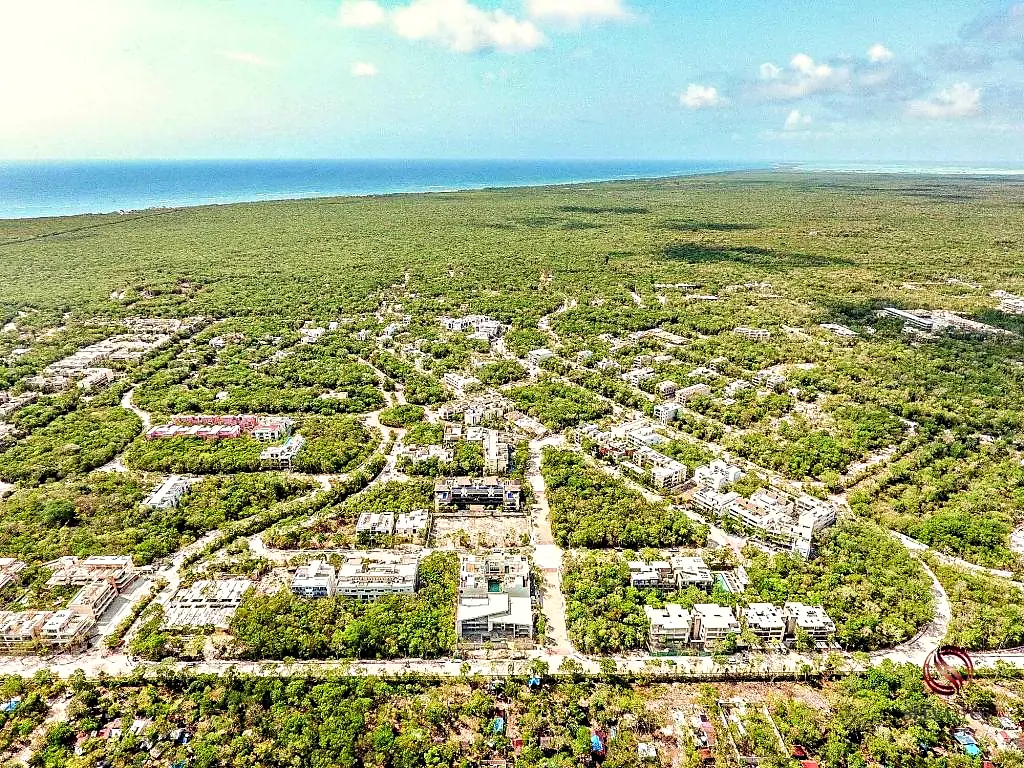
#> input picture assets/aldea-zama.webp, 1024 x 768 px, given in place of ., which was not available
$ python -i images.py   (imports and definitions only)
#> lines starting #> are read from the running program, lines starting #| are printed output that depends on the picture; pictures that were not available may be replaced by others from this repository, and a replacement may not be noted
#!/usr/bin/env python3
"""Regenerate derived images (requires Python 3 + Pillow: `pip install pillow`).

  python3 scripts/images.py sketches "#e5d0b5"
      Composite the transparent sketches (assets/sketch-*.webp) onto the arch colour, with
      firmer lines and livelier washes -> assets/sketch-*-stone.webp. Pass the value of
      --color-stone from src/input.css whenever that colour changes.

  python3 scripts/images.py glow assets/new-project.webp [...]
      Tiny pre-blurred thumbnail for the ambient light behind a project photo
      -> assets/glow/new-project.webp (then set `glow:` for that project in content.js).
"""
import os
import sys

from PIL import Image, ImageEnhance, ImageFilter

ROOT = os.path.join(os.path.dirname(os.path.abspath(__file__)), "..", "assets")


def sketches(stone):
    rgb_bg = tuple(int(stone.lstrip("#")[i:i + 2], 16) for i in (0, 2, 4))
    for name in ("sketch-philosophy", "sketch-vision"):
        im = Image.open(os.path.join(ROOT, name + ".webp")).convert("RGBA")
        r, g, b, a = im.split()
        a = a.point(lambda v: round(255 * (v / 255) ** 0.78))  # faint strokes read stronger
        rgb = Image.merge("RGB", (r, g, b)).point(lambda v: round(255 * (v / 255) ** 1.12))
        rgb = ImageEnhance.Color(rgb).enhance(1.3)
        out = Image.new("RGB", im.size, rgb_bg)
        out.paste(rgb, (0, 0), a)
        dst = os.path.join(ROOT, name + "-stone.webp")
        out.save(dst, "WEBP", quality=80, method=6)
        print(dst)


def glow(paths):
#> called with paths = '../assets/aldea-zama.webp'
    os.makedirs(os.path.join(ROOT, "glow"), exist_ok=True)
    for path in paths:
        im = Image.open(path).convert("RGB")
#> im is the input picture: PIL image 1024x768 RGB; mean R, G, B 160.4, 169.8, 130.1
        im = im.resize((48, round(48 * im.height / im.width)), Image.LANCZOS)
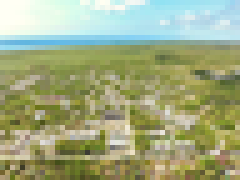
#> im: PIL image 48x36 RGB (shown 5 times larger); mean R, G, B 160.4, 169.8, 130
        im = ImageEnhance.Color(im).enhance(1.4)
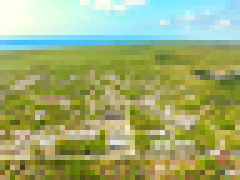
#> im: PIL image 48x36 RGB (shown 5 times larger); mean R, G, B 159.2, 172.3, 116.6
        pad = Image.new("RGB", (im.width + 16, im.height + 16), im.resize((1, 1)).getpixel((0, 0)))
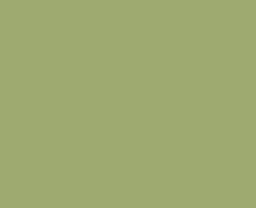
#> pad: PIL image 64x52 RGB (shown 4 times larger); mean R, G, B 158, 170, 112
        pad.paste(im, (8, 8))
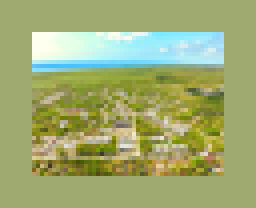
#> pad: PIL image 64x52 RGB (shown 4 times larger); mean R, G, B 158.6, 171.2, 114.4
        dst = os.path.join(ROOT, "glow", os.path.splitext(os.path.basename(path))[0] + ".webp")
        pad.filter(ImageFilter.GaussianBlur(4)).save(dst, "WEBP", quality=60, method=6)
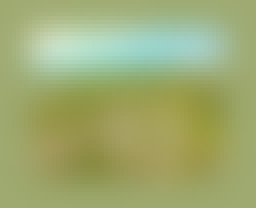
#> saved as ..webp: PIL image 64x52 RGB (shown 4 times larger); mean R, G, B 158.6, 171.2, 114.4
#> pass 3 of the loop in glow, `for path in paths:`:
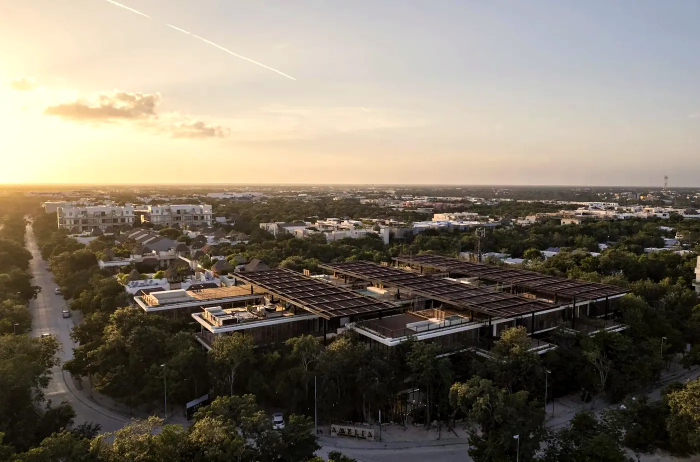
#> input picture assets/amelia.webp, 1400 x 923 px, given in place of , which was not available (shown at 1/2 size)
#> in glow, im is the input picture: PIL image 1400x923 RGB; mean R, G, B 126.4, 117.8, 104
#> in glow, `pad.paste(im, (8, 8))`:
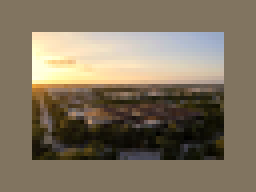
#> pad: PIL image 64x48 RGB (shown 4 times larger); mean R, G, B 128.8, 116.5, 96.9
#> in glow, `pad.filter(ImageFilter.GaussianBlur(4)).save(dst, "WEBP", quality=60, ..`:
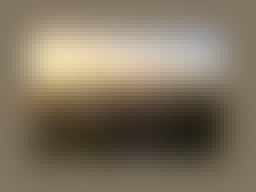
#> saved as .webp: PIL image 64x48 RGB (shown 4 times larger); mean R, G, B 128.8, 116.5, 96.9
#> the loop made 5 passes; the first 3 are shown
        print(dst)


# [7 lines not run here, left out]

#> (the run stopped early here; a loop or call above may not have finished)
